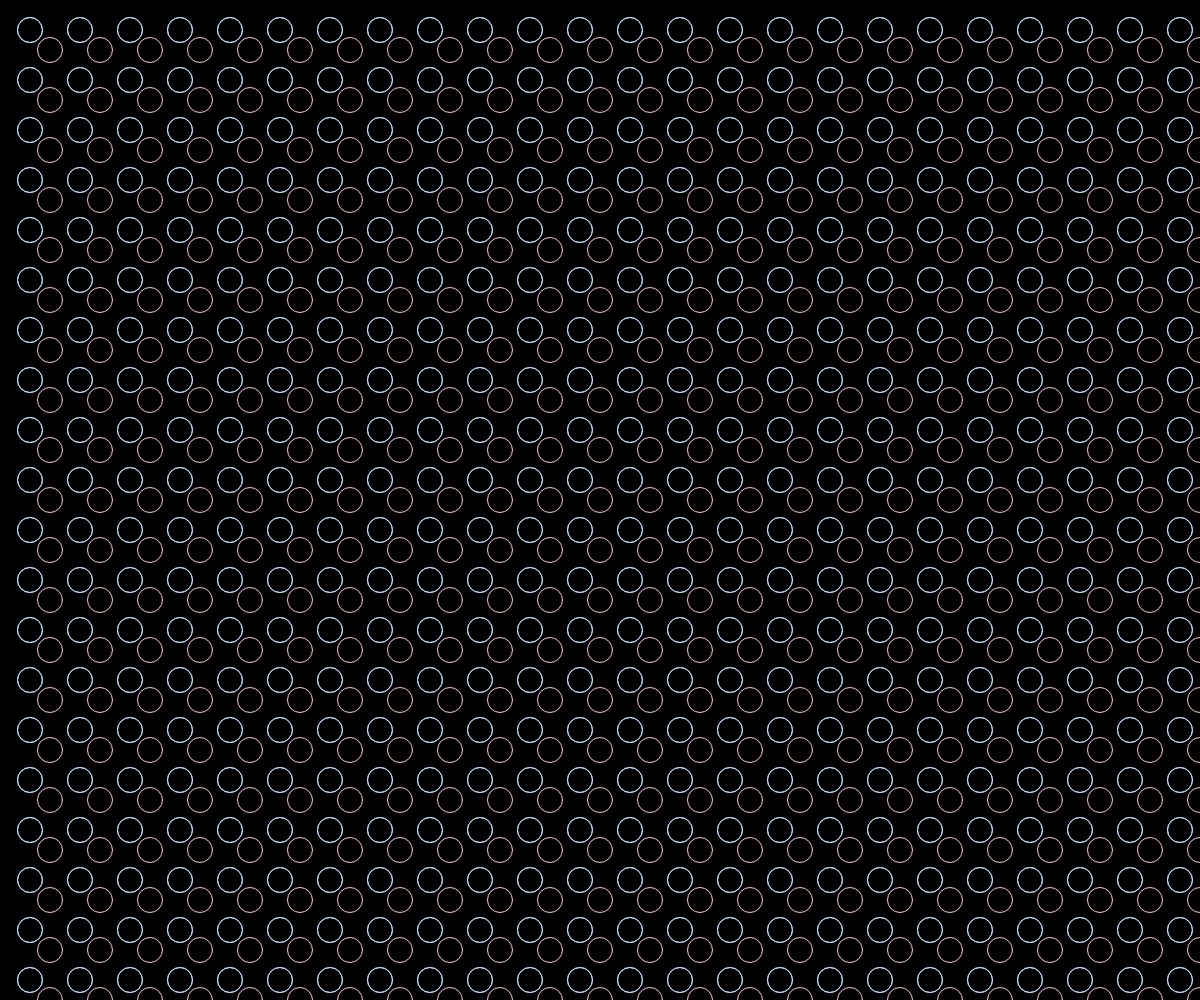
Frame 1 (no input)
Frame 60 (no input): identical to frame 1, image omitted
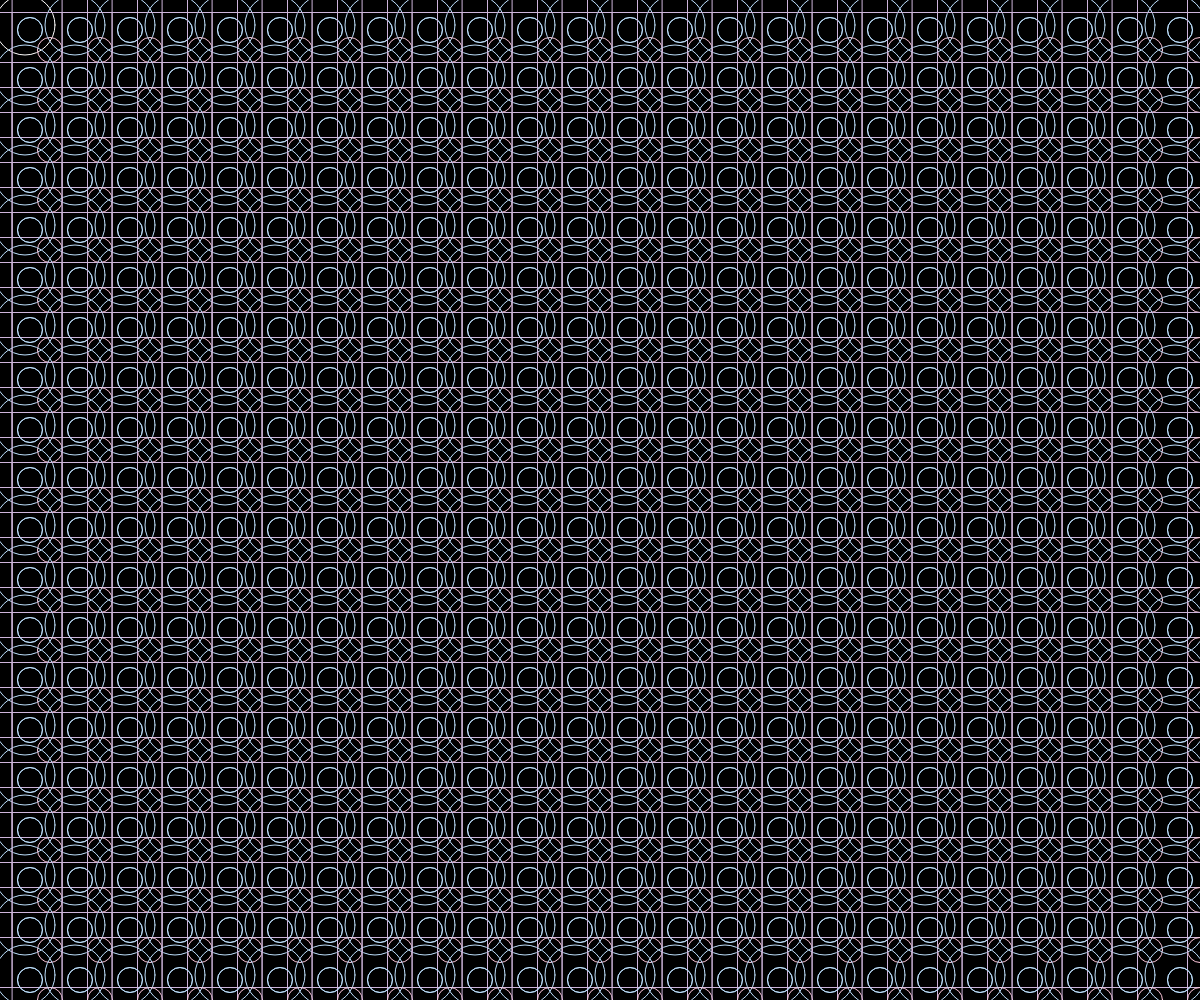
Frame 120 (the mouse pressed at the canvas centre since frame 60)

The p5.js sketch that drew these frames (run headless with seeded random() and noise() and a simulated clock; from frame 60 on, the mouse is pressed at the canvas centre):

// p5.js sketch
// ── sketch.js
function setup() {
  createCanvas(windowWidth,windowHeight);
}

function draw() {
  rectMode(CENTER)
  background(0);//背景顏色為黑色
  noFill()//不充滿顏色
  stroke(255)//框限為白色
var w=mouseX/10
for(var j=0;j<height/50;j++)
{
  for(var i=0;i<width/50;i++)
  {
 ellipse(25+50*i,25+50*j,w)
 stroke("#cdb4db")
 rect(25+50*i,25+50*j,mouseY/4)
 stroke("#ffc8dd")
 ellipse(50+50*i,50+50*j,25)//右下角的小圓/ 
 stroke("#bde0fe")
 ellipse(30+50*i,30+50*j,25)
 ellipse(30+50*i,30+50*j,25)
 }
}



}
